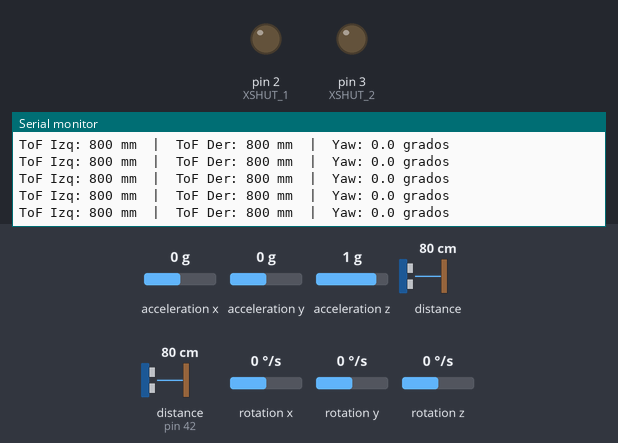
This sketch was run on a simulated Arduino Uno, built with avr-gcc and run on an emulated ATmega328P. Parts: output pins drawn as LEDs (lit = HIGH), the last lines printed to the serial monitor. The test bench sets the inputs (shaded band); at power-on: distance to the obstacle 80 cm, distance to the obstacle (sensor on pin 42) 80 cm, rotation z 0 °/s, acceleration x 0 g, acceleration y 0 g, acceleration z 1 g, rotation x 0 °/s, rotation y 0 °/s.

Above: at 3.2 s.
3.3 s: distance to the obstacle (sensor 0) set to 2 cm
At 3.57 s:
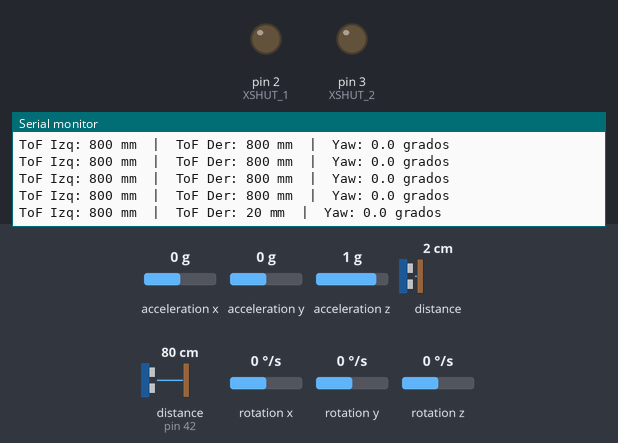
4.8 s: distance to the obstacle (sensor on pin 42) set to 2 cm
At 4.91 s:
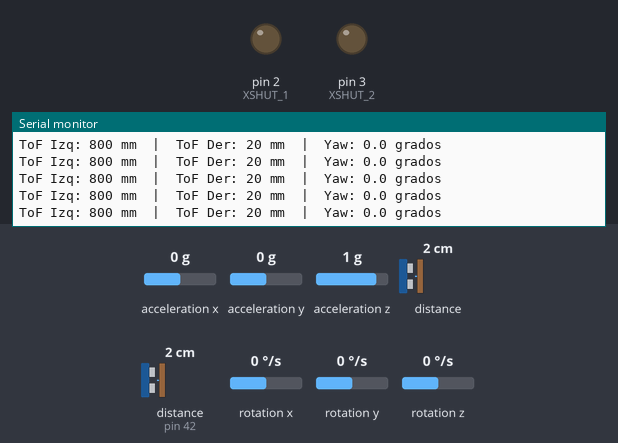
6.3 s: rotation z set to -192 °/s
At 6.52 s:
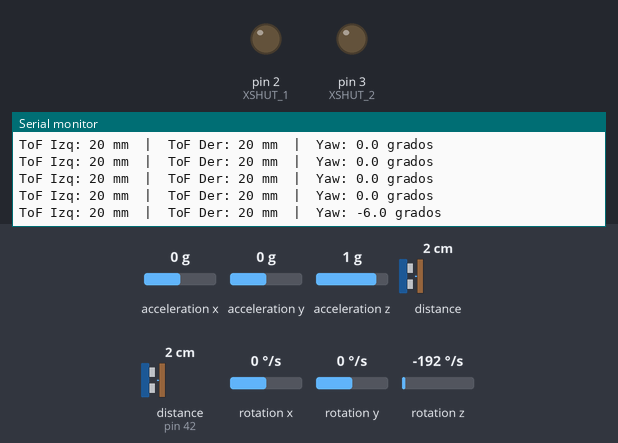
9.3 s: distance to the obstacle (sensor on pin 42) set to 4 cm
At 9.48 s:
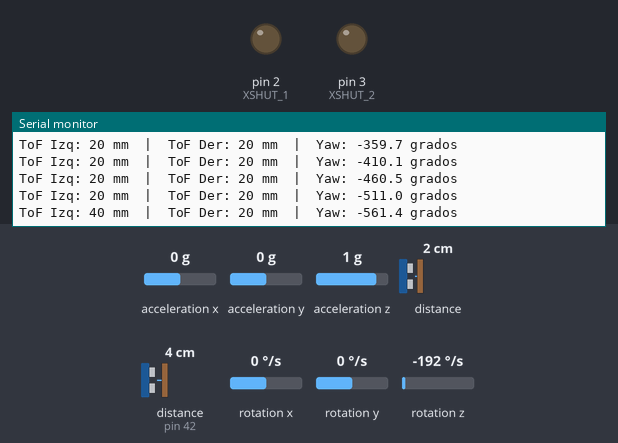
12.3 s: distance to the obstacle (sensor 0) set to 4 cm
At 12.44 s:
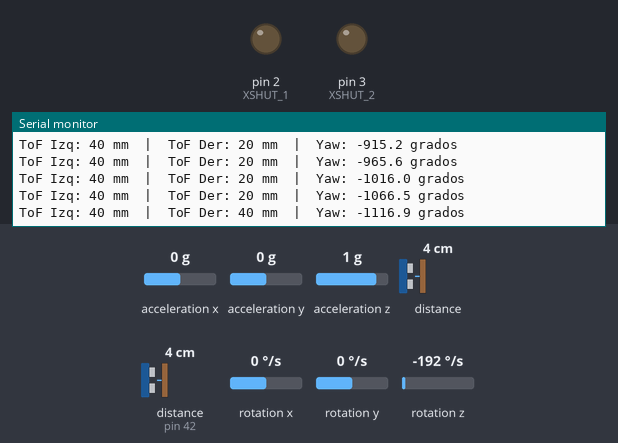
Timing chart, 0 to 14.8 s (numbered marks = the images above; inputs shaded):
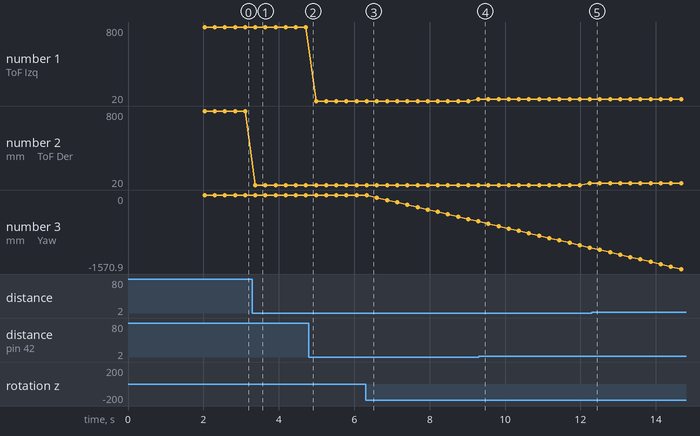

Measured:
- after the input at 3.3 s, the serial monitor: prints a new line after 0.08 s (image 1)
- after the input at 6.3 s, the serial monitor: prints a new line at once (image 3)
- plotted number 1: 20 → 40 after the input at 6.3 s
- plotted number 2: 800 → 20 after the input at 3.3 s, 20 → 40 after the input at 9.3 s
- plotted number 3: 0 → -561.4 after the input at 6.3 s, -561.4 → -1116.9 after the input at 9.3 s

The sketch:

sensores_i2c_test.ino
```cpp
/*
 * sensores_i2c_test.ino — Equipo CHUISA ARCITEP (WRO 2026 Future Engineers)
 *
 * PAPEL EN LA MISIÓN:
 *   Lee a la vez los tres sensores I2C del robot:
 *     - 2x ToF VL53L1X  -> distancia a las paredes (entrada del PID de wall-following)
 *     - 1x MPU-6050      -> yaw (giros de 90 grados y conteo de vueltas)
 *
 * RETO RESUELTO (re-direccionamiento XSHUT):
 *   Los dos ToF salen de fabrica en la MISMA direccion 0x29 y chocarian en el bus.
 *   Se encienden de a uno via XSHUT y se renombra el primero:
 *     ToF #1 -> 0x2A   |   ToF #2 -> 0x29 (de fabrica)
 *
 * CONEXIONES:
 *   Bus I2C: A4 (SDA), A5 (SCL)  -- compartido por los 3 sensores
 *   XSHUT:   D2 (ToF #1), D3 (ToF #2)
 *   MPU en 0x68 (AD0 sin conectar)
 *
 * LIBRERIAS: VL53L1X (Pololu), MPU6050_light (rfetick)
 *
 * NOTA: la asignacion izquierda/derecha de los ToF es PROVISIONAL
 *       hasta el montaje fisico en el chasis.
 */

#include <Wire.h>
#include <VL53L1X.h>
#include <MPU6050_light.h>

#define XSHUT_1  2          // ToF #1 -> D2
#define XSHUT_2  3          // ToF #2 -> D3
#define ADDR_TOF1  0x2A     // direccion nueva del ToF #1
// El ToF #2 queda en su 0x29 de fabrica.

VL53L1X tofIzq;             // ToF #1 (provisional: izquierda)
VL53L1X tofDer;             // ToF #2 (provisional: derecha)
MPU6050 mpu(Wire);

void setup() {
  Serial.begin(115200);
  Wire.begin();
  Wire.setClock(400000);   // I2C a 400 kHz

  // --- 1) Apagar AMBOS ToF (XSHUT en bajo = apagado) ---
  pinMode(XSHUT_1, OUTPUT);
  pinMode(XSHUT_2, OUTPUT);
  digitalWrite(XSHUT_1, LOW);
  digitalWrite(XSHUT_2, LOW);
  delay(10);

  // --- 2) Encender SOLO el ToF #1 y renombrarlo a 0x2A ---
  pinMode(XSHUT_1, INPUT);          // soltar XSHUT = encender (pull-up interno)
  delay(10);
  if (!tofIzq.init()) { Serial.println("ERROR: ToF #1 no responde"); while (1) {} }
  tofIzq.setAddress(ADDR_TOF1);
  tofIzq.setDistanceMode(VL53L1X::Long);
  tofIzq.setMeasurementTimingBudget(50000);
  tofIzq.startContinuous(50);

  // --- 3) Encender el ToF #2 (queda en 0x29) ---
  pinMode(XSHUT_2, INPUT);
  delay(10);
  if (!tofDer.init()) { Serial.println("ERROR: ToF #2 no responde"); while (1) {} }
  tofDer.setDistanceMode(VL53L1X::Long);
  tofDer.setMeasurementTimingBudget(50000);
  tofDer.startContinuous(50);

  // --- 4) Iniciar y calibrar el MPU (sensor QUIETO al arrancar) ---
  byte st = mpu.begin();
  if (st != 0) { Serial.println("ERROR: MPU no responde"); while (1) {} }
  Serial.println("Calibrando MPU... NO MUEVAS nada (2 s).");
  delay(1000);
  mpu.calcOffsets();

  Serial.println("Sistema sensorial completo activo.\n");
}

void loop() {
  mpu.update();

  static unsigned long ultimo = 0;
  if (millis() - ultimo > 200) {     // imprime ~5 veces por segundo
    Serial.print("ToF Izq: "); Serial.print(tofIzq.read()); Serial.print(" mm");
    Serial.print("  |  ToF Der: "); Serial.print(tofDer.read()); Serial.print(" mm");
    Serial.print("  |  Yaw: "); Serial.print(mpu.getAngleZ(), 1); Serial.println(" grados");
    ultimo = millis();
  }
}
```
